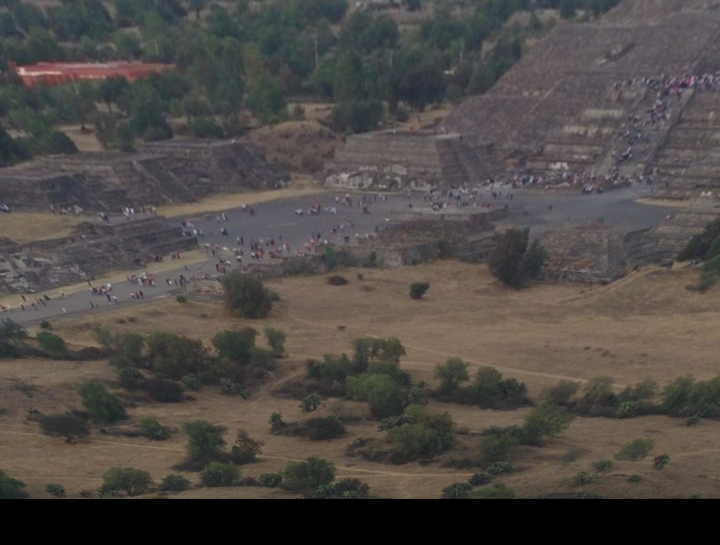
#> input picture corrected_pyramid.jpg, 1440 x 1089 px, found by its file name (shown at 1/2 size)
$ jupyter execute 08_pyramid_correction_2.ipynb   (shell and % lines are left out)
#> lines starting #> are read from the running program, lines starting #| are printed output that depends on the picture
# 🏛️ Pyramid Perspective Correction - Teotihuacan

This notebook transforms aerial pyramid images to create a frontal view perspective using OpenCV perspective correction.

**Google Colab Compatible** 📱 (No interactive clicking required)

---

[cell 1]
# Install required packages (if not already installed)

# Import necessary libraries
import cv2
import numpy as np
import matplotlib.pyplot as plt
from google.colab import files
import io
from PIL import Image
import os

print("✅ All packages installed and imported successfully!")

[cell 2]
def upload_image():
    """
    Upload an image file in Google Colab
    """
    print("📸 Please upload your Teotihuacan pyramid image:")
    uploaded = files.upload()
#> the answer given: corrected_pyramid.jpg

    # Get the uploaded filename
    filename = list(uploaded.keys())[0]
    print(f"✅ Uploaded: {filename}")

    return filename

# Upload your image
image_filename = upload_image()

[cell 3]
# Load and display the uploaded image with coordinate grid
img = cv2.imread(image_filename)
#> img is the input picture: shape (1089, 1440, 3); mean B, G, R 70.7, 73.8, 78.5
img_rgb = cv2.cvtColor(img, cv2.COLOR_BGR2RGB)
height, width = img_rgb.shape[:2]
#> height = 1089; width = 1440

def show_image_with_grid(image, grid_step=50):
    """Display image with coordinate grid overlay"""
#> called with grid_step = 50
    fig, ax = plt.subplots(figsize=(15, 10))
    ax.imshow(image)

    # Add grid lines
    for x in range(0, width, grid_step):
        ax.axvline(x=x, color='white', alpha=0.3, linewidth=0.5)
    for y in range(0, height, grid_step):
        ax.axhline(y=y, color='white', alpha=0.3, linewidth=0.5)

    # Add coordinate labels
    for x in range(0, width, grid_step*2):
        ax.text(x, 20, str(x), color='yellow', fontsize=8, weight='bold',
               bbox=dict(boxstyle="round,pad=0.2", facecolor="black", alpha=0.7))
    for y in range(0, height, grid_step*2):
        ax.text(10, y, str(y), color='yellow', fontsize=8, weight='bold',
               bbox=dict(boxstyle="round,pad=0.2", facecolor="black", alpha=0.7))

    ax.set_title("📷 Original Image with Coordinate Grid\n" +
                "Use this grid to identify the coordinates of pyramid corners",
                fontsize=16, pad=20)
    ax.set_xlabel(f"X coordinates (0 to {width})", fontsize=12)
    ax.set_ylabel(f"Y coordinates (0 to {height})", fontsize=12)

    plt.tight_layout()
    plt.show()
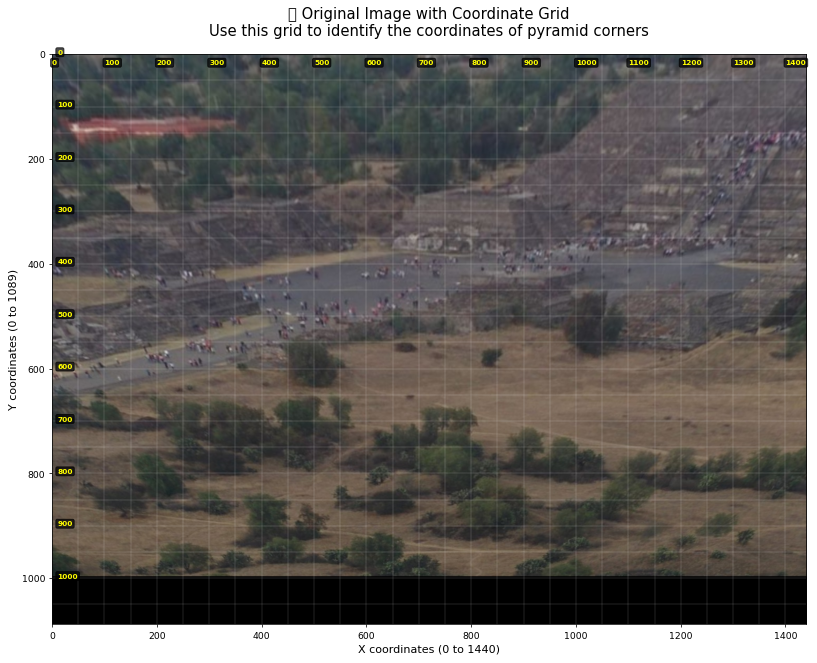
#> figure drawn by matplotlib, 1 panel

show_image_with_grid(img_rgb)

print(f"📐 Image dimensions: {width} x {height} pixels")
#| 📐 Image dimensions: 1440 x 1089 pixels
print("💡 Use the coordinate grid to identify the pyramid corner coordinates")
print("📍 You'll need 4 points: top-left, top-right, bottom-right, bottom-left of the pyramid base")

[cell 4]
# Manual coordinate input (reliable method for Colab)
print("🎯 Enter the coordinates of the 4 pyramid base corners:")
print("📍 Look at the grid above to identify the coordinates")
print("⚠️  Order is important: top-left → top-right → bottom-right → bottom-left")
print()

# You can modify these coordinates based on your image
# Default coordinates (adjust these based on your pyramid location)
default_coords = [
    [width * 0.35, height * 0.45],  # Top-left
    [width * 0.65, height * 0.45],  # Top-right
    [width * 0.75, height * 0.85],  # Bottom-right
    [width * 0.25, height * 0.85]   # Bottom-left
]

print("📝 Default coordinates (you can modify these):")
for i, coord in enumerate(default_coords):
    labels = ['top-left', 'top-right', 'bottom-right', 'bottom-left']
    print(f"  {i+1}. {labels[i]}: [{coord[0]:.0f}, {coord[1]:.0f}]")

print("\n" + "="*50)
print("✏️  MODIFY THE COORDINATES BELOW:")
print("="*50)

# Manual coordinate input - MODIFY THESE VALUES
# Look at your image and the grid, then update these coordinates
selected_points = np.float32([
    [width * 0.35, height * 0.45],  # 1. Top-left corner of pyramid base
    [width * 0.65, height * 0.45],  # 2. Top-right corner of pyramid base
    [width * 0.75, height * 0.85],  # 3. Bottom-right corner of pyramid base
    [width * 0.25, height * 0.85]   # 4. Bottom-left corner of pyramid base
])

# Alternative: Use specific pixel coordinates if you prefer
# Uncomment and modify the lines below if you want to use exact pixel coordinates:

# selected_points = np.float32([
#     [350, 200],  # 1. Top-left corner (x, y)
#     [650, 200],  # 2. Top-right corner (x, y)
#     [750, 400],  # 3. Bottom-right corner (x, y)
#     [250, 400]   # 4. Bottom-left corner (x, y)
# ])

print("\n✅ Coordinates set:")
labels = ['top-left', 'top-right', 'bottom-right', 'bottom-left']
for i, point in enumerate(selected_points):
    print(f"  {i+1}. {labels[i]}: [{point[0]:.0f}, {point[1]:.0f}]")

[cell 5]
# Preview the selected points on the image
def preview_selected_points(image, points):
    """Show the image with selected points marked"""
    fig, ax = plt.subplots(figsize=(14, 10))
    ax.imshow(image)

    # Plot the selected points
    ax.scatter(points[:, 0], points[:, 1], c='red', s=150, zorder=5,
               edgecolors='white', linewidth=3, alpha=0.9)

    # Draw lines connecting the points
    x_coords = [p[0] for p in points] + [points[0][0]]
#> x_coords = [504, 936, 1080, 360, 504]
    y_coords = [p[1] for p in points] + [points[0][1]]
#> y_coords = [490, 490, 925.7, 925.7, 490]
    ax.plot(x_coords, y_coords, 'r-', linewidth=3, alpha=0.8)

    # Add point labels
    labels = ['1\n(top-left)', '2\n(top-right)', '3\n(bottom-right)', '4\n(bottom-left)']
    for i, point in enumerate(points):
        ax.text(point[0] + 20, point[1] - 30, labels[i], fontsize=14, color='red',
                weight='bold', bbox=dict(boxstyle="round,pad=0.4", facecolor="white", alpha=0.9))

    ax.set_title('🎯 Preview: Selected Points for Perspective Correction', fontsize=16, pad=20)
    ax.axis('off')
    plt.tight_layout()
    plt.show()
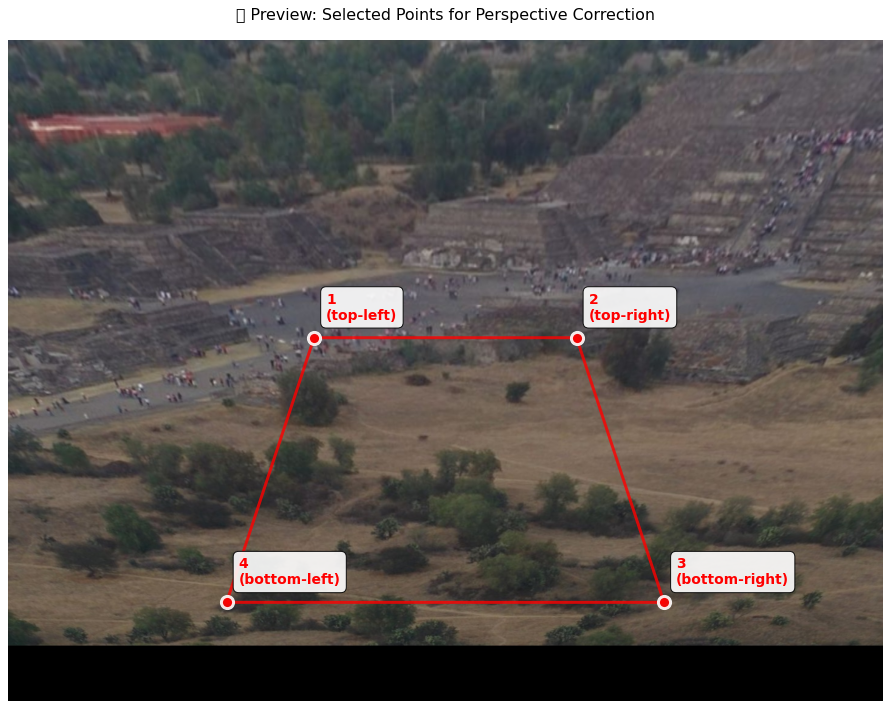
#> figure drawn by matplotlib, 1 panel

preview_selected_points(img_rgb, selected_points)
print("👀 Review the selected points above")
print("⚠️  If they don't look right, go back to the previous cell and modify the coordinates")

[cell 6]
def correct_pyramid_perspective(image_path, src_points, output_filename="corrected_pyramid.jpg"):
    """
    Transform the perspective of a pyramid image to make it appear as if
    the focal plane is parallel to the pyramid's front face.
    """
#> called with image_path = 'corrected_pyramid.jpg', src_points = array of shape (4, 2), output_filename = 'corrected_pyramid.jpg'

    # Load the image
    img = cv2.imread(image_path)
    if img is None:
        raise ValueError("Could not load image. Check the file path.")

    # Convert BGR to RGB for matplotlib display
    img_rgb = cv2.cvtColor(img, cv2.COLOR_BGR2RGB)

    # Get image dimensions
    height, width = img.shape[:2]
#> height = 1089; width = 1440

    # Define destination points (rectangular perspective)
    margin = 100
    dst_points = np.float32([
        [margin, margin],                    # Top-left
        [width - margin, margin],            # Top-right
        [width - margin, height - margin],   # Bottom-right
        [margin, height - margin]            # Bottom-left
    ])

    # Calculate the perspective transformation matrix
    matrix = cv2.getPerspectiveTransform(src_points, dst_points)

    # Apply the perspective transformation
    corrected_img = cv2.warpPerspective(img_rgb, matrix, (width, height))
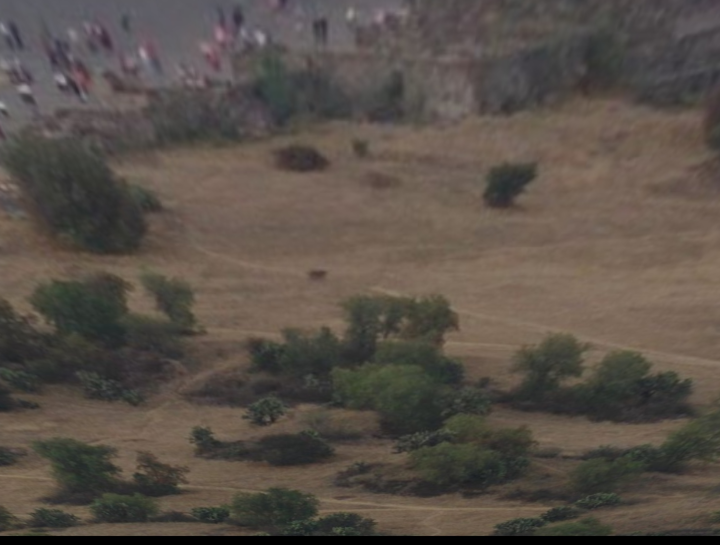
#> corrected_img: shape (1089, 1440, 3) (shown at 1/2 size); mean R, G, B 88.3, 79.7, 72.4

    # Save the corrected image
    corrected_bgr = cv2.cvtColor(corrected_img, cv2.COLOR_RGB2BGR)
    cv2.imwrite(output_filename, corrected_bgr)

    return corrected_img, matrix, src_points, dst_points

# Apply perspective correction
try:
    corrected_img, transformation_matrix, src_pts, dst_pts = correct_pyramid_perspective(
        image_filename,
        selected_points,
        "corrected_pyramid.jpg"
    )
#> transformation_matrix = [[11.48, 4.41, -7546.7], [3.37e-15, 14.22, -6567.5], [3.52e-18, 0.00612, 1]]; src_pts = [[504, 490], [936, 490], [1080, 925.7], [360, 925.7]]; dst_pts = [[100, 100], [1340, 100], [1340, 989], [100, 989]]
    print("✅ Perspective correction applied successfully!")
except Exception as e:
    print(f"❌ Error: {e}")

[cell 7]
# Display the results side by side
fig, axes = plt.subplots(1, 2, figsize=(20, 10))

# Original image with source points marked
axes[0].imshow(img_rgb)
axes[0].plot([src_pts[0][0], src_pts[1][0], src_pts[2][0], src_pts[3][0], src_pts[0][0]],
             [src_pts[0][1], src_pts[1][1], src_pts[2][1], src_pts[3][1], src_pts[0][1]],
             'r-', linewidth=3, label='Source area', alpha=0.8)
axes[0].scatter(src_pts[:, 0], src_pts[:, 1], c='red', s=120, zorder=5, edgecolors='white', linewidth=2)

# Add point labels
labels = ['1', '2', '3', '4']
for i, point in enumerate(src_pts):
    axes[0].text(point[0] + 20, point[1] - 20, labels[i], fontsize=16, color='red',
                weight='bold', bbox=dict(boxstyle="circle,pad=0.3", facecolor="white", alpha=0.9))
#> this loop made 4 passes

axes[0].set_title('📷 Original Image with Source Points', fontsize=16, pad=20)
axes[0].legend(fontsize=12)
axes[0].axis('off')

# Corrected image with destination points marked
axes[1].imshow(corrected_img)
axes[1].plot([dst_pts[0][0], dst_pts[1][0], dst_pts[2][0], dst_pts[3][0], dst_pts[0][0]],
             [dst_pts[0][1], dst_pts[1][1], dst_pts[2][1], dst_pts[3][1], dst_pts[0][1]],
             'g-', linewidth=3, label='Destination area', alpha=0.8)
axes[1].scatter(dst_pts[:, 0], dst_pts[:, 1], c='green', s=120, zorder=5, edgecolors='white', linewidth=2)

axes[1].set_title('🎯 Perspective Corrected Image', fontsize=16, pad=20)
axes[1].legend(fontsize=12)
axes[1].axis('off')

plt.tight_layout()
plt.show()
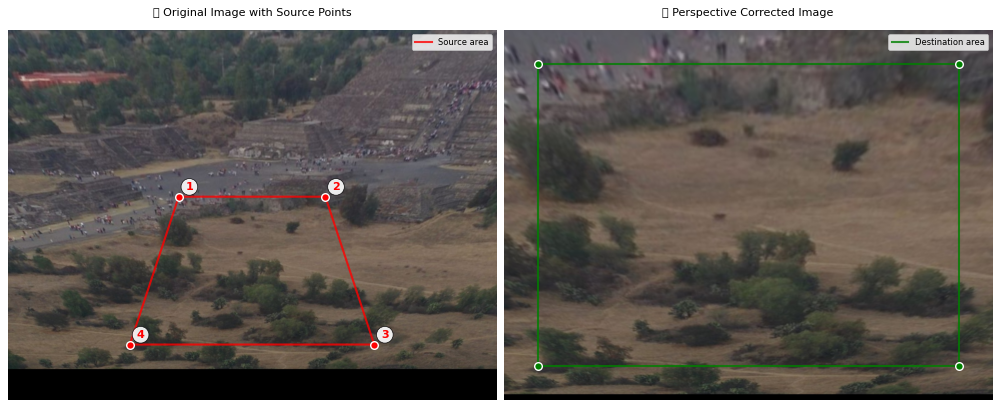
#> figure drawn by matplotlib, 2 panels

print("🎉 Transformation complete!")
print(f"📁 Corrected image saved as: corrected_pyramid.jpg")

[cell 8]
# Download the corrected image
def download_corrected_image():
    """
    Download the corrected image to your local machine
    """
    try:
        files.download('corrected_pyramid.jpg')
        print("✅ Download started! Check your Downloads folder.")
    except Exception as e:
        print(f"❌ Download error: {e}")

# Download the corrected image
download_corrected_image()

print("💾 Your perspective-corrected pyramid image has been downloaded!")

[cell 9]
# Coordinate helper - shows different coordinate options
def show_coordinate_examples():
    """Show example coordinates for different scenarios"""
    print("📍 COORDINATE HELPER - Example coordinates for common scenarios:")
    print("="*60)

    # Example 1: Pyramid in center
    print("\n🎯 Example 1: Pyramid centered in image")
    center_coords = np.float32([
        [width * 0.3, height * 0.4],   # Top-left
        [width * 0.7, height * 0.4],   # Top-right
        [width * 0.8, height * 0.8],   # Bottom-right
        [width * 0.2, height * 0.8]    # Bottom-left
    ])
    for i, coord in enumerate(center_coords):
        labels = ['top-left', 'top-right', 'bottom-right', 'bottom-left']
        print(f"  [{coord[0]:.0f}, {coord[1]:.0f}],  # {labels[i]}")

    # Example 2: Pyramid on left side
    print("\n🎯 Example 2: Pyramid on left side of image")
    left_coords = np.float32([
        [width * 0.1, height * 0.3],   # Top-left
        [width * 0.5, height * 0.3],   # Top-right
        [width * 0.6, height * 0.7],   # Bottom-right
        [width * 0.05, height * 0.7]   # Bottom-left
    ])
    for i, coord in enumerate(left_coords):
        labels = ['top-left', 'top-right', 'bottom-right', 'bottom-left']
        print(f"  [{coord[0]:.0f}, {coord[1]:.0f}],  # {labels[i]}")

    # Example 3: Large pyramid
    print("\n🎯 Example 3: Large pyramid filling most of image")
    large_coords = np.float32([
        [width * 0.2, height * 0.2],   # Top-left
        [width * 0.8, height * 0.2],   # Top-right
        [width * 0.9, height * 0.9],   # Bottom-right
        [width * 0.1, height * 0.9]    # Bottom-left
    ])
    for i, coord in enumerate(large_coords):
        labels = ['top-left', 'top-right', 'bottom-right', 'bottom-left']
        print(f"  [{coord[0]:.0f}, {coord[1]:.0f}],  # {labels[i]}")

    print("\n💡 Copy and paste the coordinates that best match your pyramid into Cell 4!")

# Show coordinate examples
show_coordinate_examples()

[cell 10]
# Fine-tuning with different destination rectangles
def fine_tune_perspective_correction(image_path, src_points, scale_factor=0.8, margin_factor=0.1):
    """
    Fine-tune the perspective correction with different destination options
    """
#> called with image_path = 'corrected_pyramid.jpg', src_points = array of shape (4, 2), scale_factor = 0.6, margin_factor = 0.1
    img = cv2.imread(image_path)
    img_rgb = cv2.cvtColor(img, cv2.COLOR_BGR2RGB)
    height, width = img.shape[:2]
#> height = 1089

    # Calculate destination rectangle
    margin = int(min(width, height) * margin_factor)
    center_x, center_y = width // 2, height // 2
    dst_width = int(width * scale_factor)
    dst_height = int(height * scale_factor)

    dst_points = np.float32([
        [center_x - dst_width//2, center_y - dst_height//2],   # Top-left
        [center_x + dst_width//2, center_y - dst_height//2],   # Top-right
        [center_x + dst_width//2, center_y + dst_height//2],   # Bottom-right
        [center_x - dst_width//2, center_y + dst_height//2]    # Bottom-left
    ])

    matrix = cv2.getPerspectiveTransform(src_points, dst_points)
    corrected_img = cv2.warpPerspective(img_rgb, matrix, (width, height))
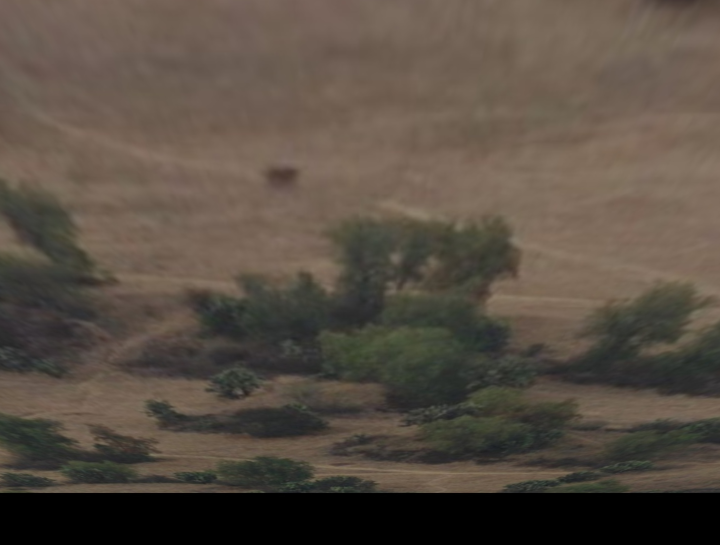
#> corrected_img: shape (1089, 1440, 3) (shown at 1/2 size); mean R, G, B 87.6, 77.3, 67

    return corrected_img, matrix

# Fine-tune with different parameters
print("🔧 Fine-tuning perspective correction with different parameters:")

# Different scale factors
scale_factors = [0.6, 0.8, 1.0]

fig, axes = plt.subplots(1, len(scale_factors), figsize=(18, 6))

for i, scale in enumerate(scale_factors):
    fine_tuned_img, _ = fine_tune_perspective_correction(image_filename, selected_points, scale)
    axes[i].imshow(fine_tuned_img)
    axes[i].set_title(f'Scale: {scale}', fontsize=14)
    axes[i].axis('off')

plt.suptitle('🔧 Fine-Tuned Perspective Corrections', fontsize=16, y=1.02)
plt.tight_layout()
plt.show()

print("🎛️ Different scale factors:")
print("   • 0.6 = More zoomed in (less surrounding area)")
print("   • 0.8 = Balanced view")
print("   • 1.0 = Full image utilization")
print("\n💡 Choose the scale that gives you the best result!")
